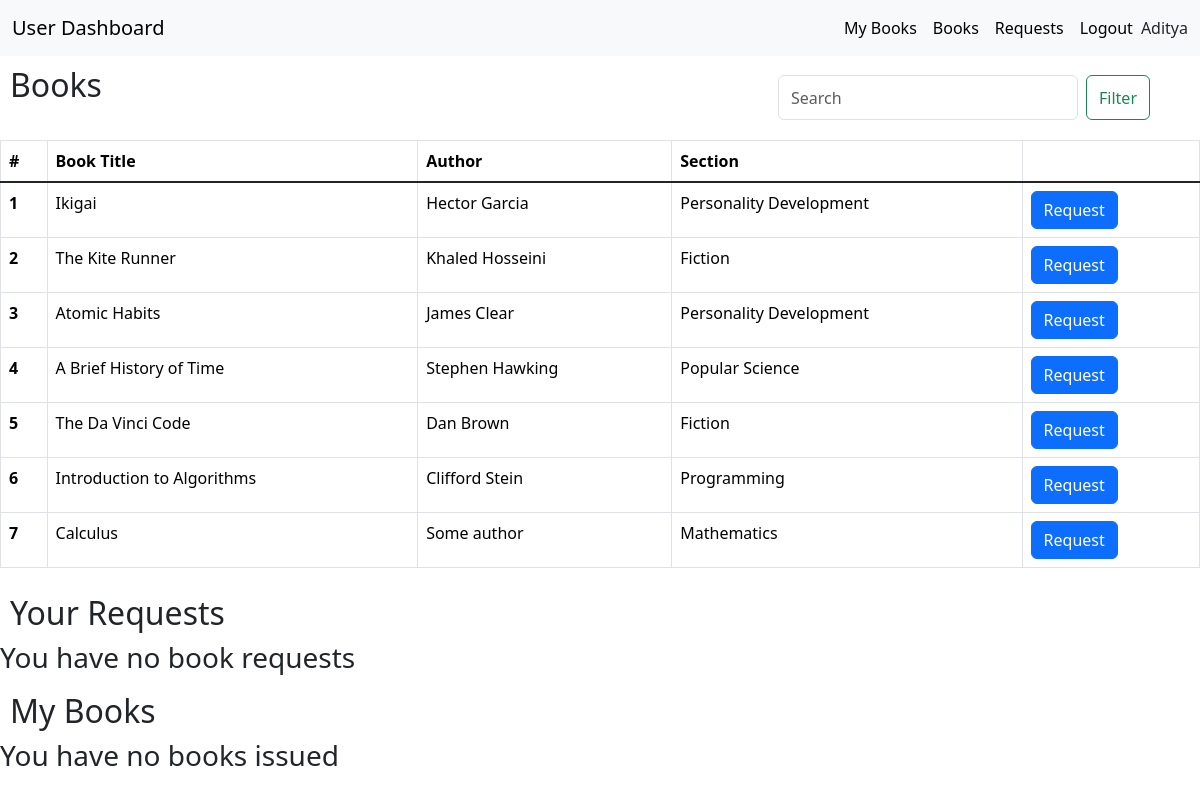
/user/2, run on the app's committed database.
### application/models.py (models this page shows)
class User(db.Model):
  __tablename__ = "users"
  u_id = db.Column(db.Integer(), primary_key=True)
  name = db.Column(db.String(), nullable=False)
  email = db.Column(db.String(), nullable=False, unique=True)
  password = db.Column(db.String(), nullable=False)
  type = db.Column(db.String(), default = "general", nullable=False)

class Books(db.Model):
  __tablename__ = "books"
  b_id = db.Column(db.Integer(), primary_key=True)
  b_title = db.Column(db.String(), nullable=False, unique=True)
  b_author = db.Column(db.String(), nullable=False)
  description = db.Column(db.String())
  link = db.Column(db.String(), nullable=False)
  b_section = db.Column(db.String(), nullable=False)

### application/controllers.py (the view)
@app.route('/user/<int:u_id>', methods=['GET', 'POST'])
def user_dashboard(u_id):
  user = User.query.get(u_id)
  req_issues = Issues.query.filter_by(user_id=u_id, user_status='requested').all()
  issued = Issues.query.filter_by(user_id=u_id, user_status='approved').all()
  books = Books.query.all()
  return render_template('user_dash.html', user=user, req_issues = req_issues, books = books, issued=issued)

### templates/user_dash.html (shortened to what this page needs)
<!DOCTYPE html>
<html lang="en">
<head>
  <link rel="stylesheet" href="/static/style.css">
  <link href="https://cdn.jsdelivr.net/npm/bootstrap@5.3.3/dist/css/bootstrap.min.css" rel="stylesheet">
</head>
<body>
  <div id="main">
    <div id="nav-bar">
      <nav class="navbar navbar-expand-lg bg-body-tertiary">
        <div class="container-fluid">
          <a class="navbar-brand" href="#">User Dashboard</a>
          <div class="collapse navbar-collapse" id="navbarSupportedContent">
            <ul class="navbar-nav ms-auto mb-2 mb-lg-0">
              <li class="nav-item">
                <a class="nav-link active" aria-current="page" href="#mybooks">My Books</a>
              </li>
              <li class="nav-item">
                <a class="nav-link active" aria-current="page" href="#books">Books</a>
              </li>
              <li class="nav-item">
                <a class="nav-link active" aria-current="page" href="#requests">Requests</a>
              </li>
              <li class="nav-item">
                <a class="nav-link active" aria-current="page" href="/userlogin">Logout</a>
              </li>
              <li class="nav-item d-flex align-items-center">
                {{user.name}}
              </li>
            </ul>
          </div>
        </div>
      </nav>
    </div>
    <div id="search">
    <form class="d-flex" role="search">
      <input class="form-control me-2" type="search" placeholder="Search" aria-label="Search">
      <button class="btn btn-outline-success" type="submit">Filter</button>
    </form>
  </div>
  <h2 class="headings" id="books">Books</h2>
  <table class="table table-bordered table-hover">
    <thead class="thead-dark">
      <tr>
        <th scope="row">#</th>
        <th scope="col">Book Title</th>
        <th scope="col">Author</th>
        <th scope="col">Section</th>
        <th scope="col"></th>
      </tr>
    </thead>
    <tbody class="table-group-divider">
      {% for book in books %}
      <tr>
        <th scope="row">{{loop.index}}</th>
        <td>{{book.b_title}}</td>
        <td>{{book.b_author}}</td>
        <td>{{book.b_section}}</td>
        <td>
          <form action="/user/{{ user.u_id }}/new_request/{{ book.b_id }}", method="post">
            <button type="submit" class="btn btn-primary">
              Request
            </button>
          </form>
        </td>
      </tr>
      {% endfor %}
    </tbody>
  </table>
  <h2 class="headings" id="requests">Your Requests</h2>
  {% if req_issues|length == 0 %}
  <h3>You have no book requests</h3>
  {% endif %}
  <h2 class="headings" id="mybooks">My Books</h2>
  {% if issued|length == 0 %}
  <h3>You have no books issued</h3>
  {% endif %}
  </div>
</body>
</html>

### static/style.css (style rules this page uses)
* { margin: 0px; }
#search { position: absolute; top: 75px; right: 50px; }
#search .form-control { width: 300px; height: 45px; }
.table { margin-top: 3%; }
.headings { padding-left: 10px; padding-top: 10px; }

### data on the page
User: name "Aditya"
Books: b_title "Ikigai", b_author "Hector Garcia", b_section "Personality Development"
Books: b_title "The Kite Runner", b_author "Khaled Hosseini", b_section "Fiction"
Books: b_title "Atomic Habits", b_author "James Clear", b_section "Personality Development"
Books: b_title "A Brief History of Time", b_author "Stephen Hawking", b_section "Popular Science"
Books: b_title "The Da Vinci Code", b_author "Dan Brown", b_section "Fiction"
Books: b_title "Introduction to Algorithms", b_author "Clifford Stein", b_section "Programming"
Books: b_title "Calculus", b_author "Some author", b_section "Mathematics"
